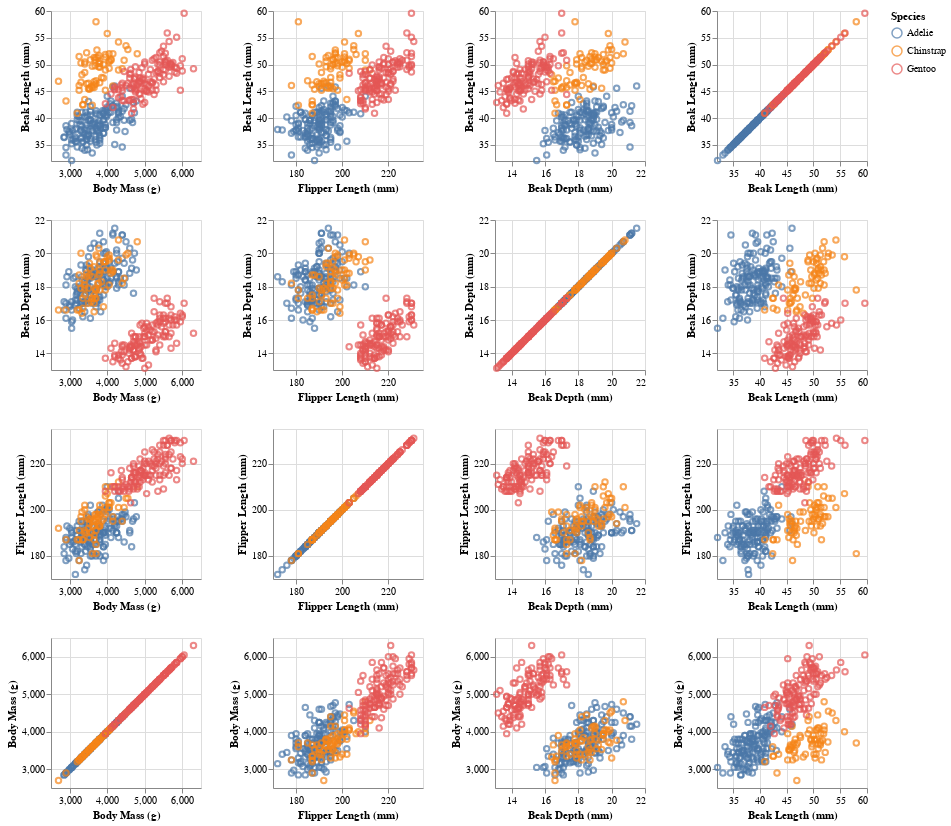

The specification (Vega-Lite) saved for this image:
### Vega-Lite specification from a JSON file in a GitHub repository (floating-point values rounded to 4 significant figures; data arrays with more than 128 entries replaced by an {"elided": "..."} marker saying what was removed)
{"$schema": "https://vega.github.io/schema/vega-lite/v4.json", "data": {"values": {"elided": "344 records"}}, "repeat": {"row": ["Beak Length (mm)", "Beak Depth (mm)", "Flipper Length (mm)", "Body Mass (g)"], "column": ["Body Mass (g)", "Flipper Length (mm)", "Beak Depth (mm)", "Beak Length (mm)"]}, "spec": {"width": 150, "height": 150, "mark": "point", "encoding": {"x": {"field": {"repeat": "column"}, "type": "quantitative", "scale": {"zero": false}}, "y": {"field": {"repeat": "row"}, "type": "quantitative", "scale": {"zero": false}}, "color": {"field": "Species", "type": "nominal"}}}}
